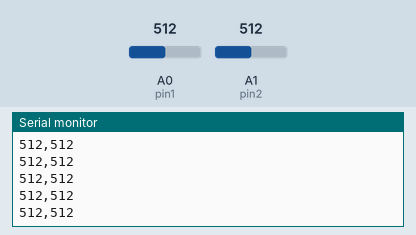
Simulated run of this sketch. Board: Arduino Uno, built with avr-gcc and run on an emulated ATmega328P. Shown: the last lines printed to the serial monitor. Inputs (shaded band) come from the test bench; at power-on: A0 (pin1) = 512, A1 (pin2) = 512.

Above: at 1.2 s.
1.3 s: A0 (pin1) set to 716
At 1.31 s:
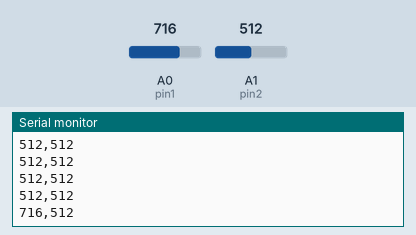
2.8 s: A1 (pin2) set to 716
At 2.82 s:
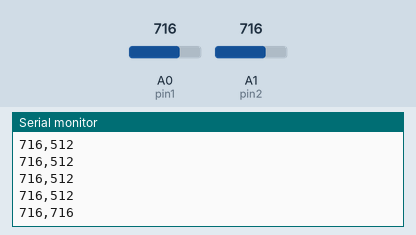
4.3 s: A0 (pin1) set to 900
At 4.33 s:
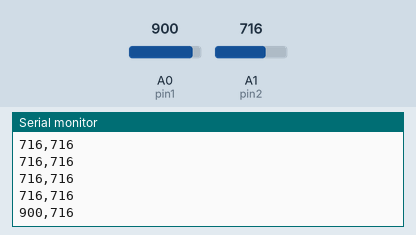
5.8 s: A1 (pin2) set to 900
At 5.84 s:
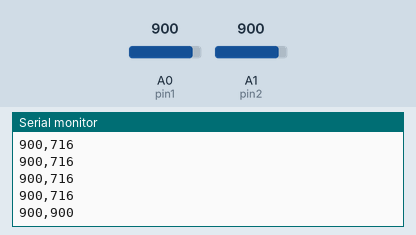
Timing chart, 0 to 8.3 s (numbered marks = the images above; inputs shaded):
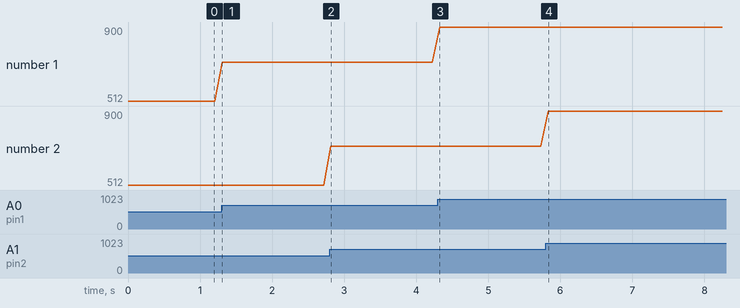

The sketch:

fsr.ino
```cpp
/////only reads two sensors //data//
////this is just tests // remaining still developing//

#define pin1 A0
#define pin2 A1


void setup()
{
pinMode(pin1,false);
pinMode(pin2,false);
Serial.begin(9600);
}

void loop() {
  Serial.print(analogRead(pin1));
  Serial.print(",");
  Serial.print(analogRead(pin2));
  Serial.print("\n");
  delay(100);

}
```

Measured:
- after the input at 1.3 s, the serial monitor: prints a new line at once (image 1)
- after the input at 2.8 s, the serial monitor: prints a new line at once (image 2)
- after the input at 4.3 s, the serial monitor: prints a new line at once (image 3)
- after the input at 5.8 s, the serial monitor: prints a new line at once (image 4)
- plotted number 1: 512 → 716 after the input at 1.3 s, 716 → 900 after the input at 4.3 s
